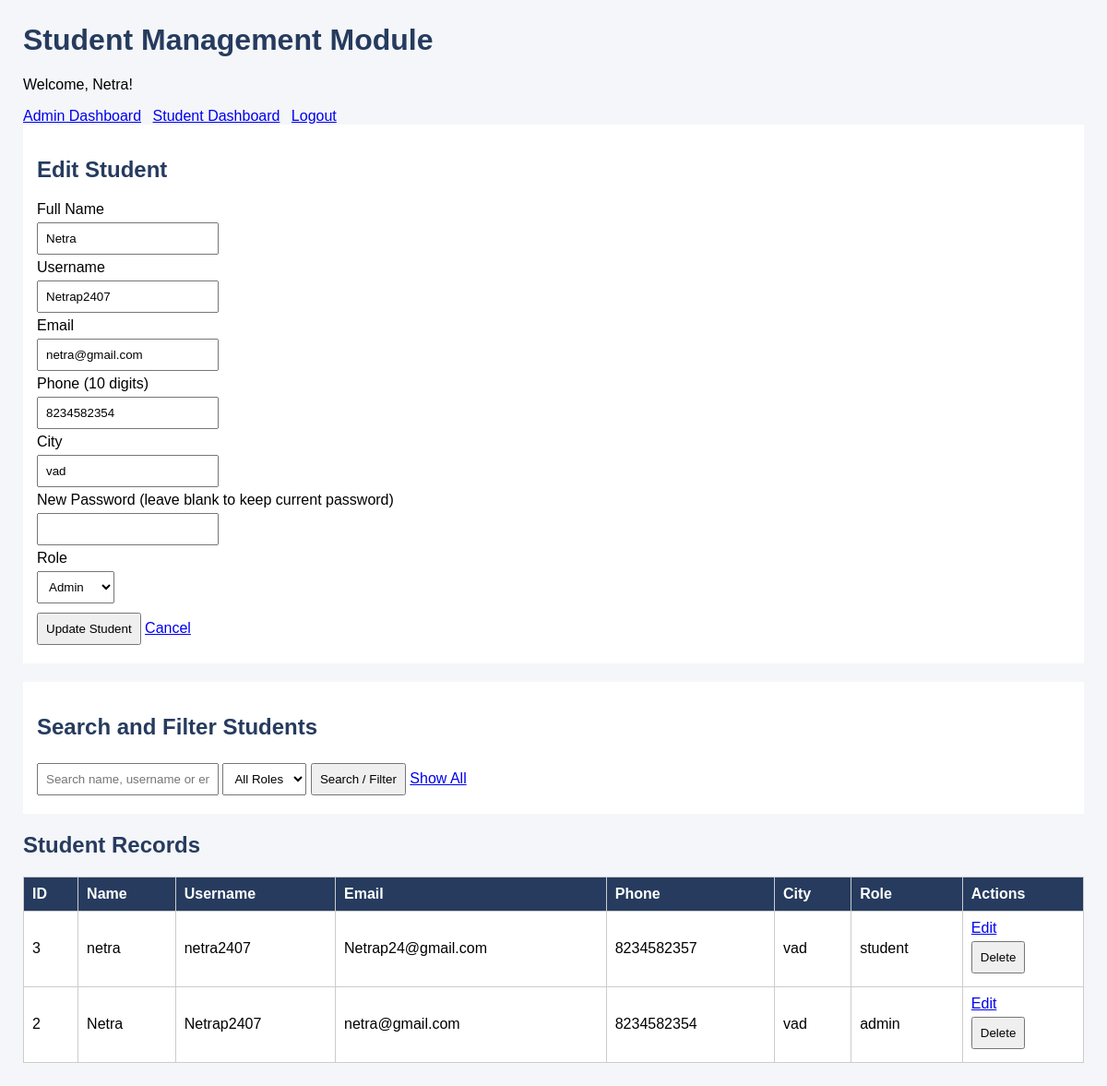
Page /students.php?edit=2 (signed in) on the committed database.
### tables this page shows
CREATE TABLE `students` (
  `student_id` int(11) NOT NULL,
  `name` varchar(100) NOT NULL,
  `username` varchar(50) NOT NULL,
  `email` varchar(100) NOT NULL,
  `password` varchar(255) NOT NULL,
  `phone` varchar(15) DEFAULT NULL,
  `city` varchar(50) DEFAULT NULL,
  `role` varchar(20) NOT NULL DEFAULT 'student'
);

### students.php (the view, shortened to what this page needs)
<?php
include "db.php";
function e($value) {
    return htmlspecialchars((string)$value, ENT_QUOTES, "UTF-8");
}
$editStudent = null;
if (isset($_GET["edit"])) {
    $id = (int)$_GET["edit"];
    $stmt = mysqli_prepare($conn,
        "SELECT student_id, name, username, email, phone, city, role
         FROM students WHERE student_id = ?");
    mysqli_stmt_bind_param($stmt, "i", $id);
    mysqli_stmt_execute($stmt);
    $result = mysqli_stmt_get_result($stmt);
    $editStudent = mysqli_fetch_assoc($result);
}
$search = trim($_GET["search"] ?? "");
$sql = "SELECT student_id, name, username, email, phone, city, role FROM students";
$sql .= " ORDER BY student_id DESC";
$stmt = mysqli_prepare($conn, $sql);
mysqli_stmt_execute($stmt);
$students = mysqli_stmt_get_result($stmt);
?>
<!DOCTYPE html>
<html>
<head>
</head>
<body>
<h1>Student Management Module</h1>
<p>Welcome, <?php echo e($_SESSION["name"] ?? "Admin"); ?>!</p>
<a href="admin.php">Admin Dashboard</a>
<a href="dashboard.php">Student Dashboard</a>
<a href="logout.php">Logout</a>
<div class="form-box">
    <h2><?php echo $editStudent ? "Edit Student" : "Add Student"; ?></h2>
    <form method="POST" action="students.php">
        <label>Full Name</label><br>
        <input type="text" name="name" required
            value="<?php echo e($editStudent["name"] ?? ""); ?>"><br>
        <label>Username</label><br>
        <input type="text" name="username" required
            value="<?php echo e($editStudent["username"] ?? ""); ?>"><br>
        <label>Email</label><br>
        <input type="email" name="email" required
            value="<?php echo e($editStudent["email"] ?? ""); ?>"><br>
        <label>Phone (10 digits)</label><br>
        <input type="text" name="phone" required
            value="<?php echo e($editStudent["phone"] ?? ""); ?>"><br>
        <label>City</label><br>
        <input type="text" name="city" required
            value="<?php echo e($editStudent["city"] ?? ""); ?>"><br>
        <label>
            <?php echo $editStudent ? "New Password (leave blank to keep current password)" : "Password"; ?>
        </label><br>
        <input type="password" name="password"
            <?php echo $editStudent ? "" : "required"; ?>><br>
        <label>Role</label><br>
        <select name="role" required>
            <option value="admin"
                <?php echo (($editStudent["role"] ?? "") == "admin") ? "selected" : ""; ?>>
                Admin
            </option>
        </select><br>
        <button type="submit">
            <?php echo $editStudent ? "Update Student" : "Add Student"; ?>
        </button>
        <?php if ($editStudent): ?>
            <a href="students.php">Cancel</a>
        <?php endif; ?>
    </form>
</div>
<div class="form-box">
    <h2>Search and Filter Students</h2>
    <form method="GET" action="students.php">
        <input type="text" name="search"
            placeholder="Search name, username or email"
            value="<?php echo e($search); ?>">
        <select name="role">
            <option value="">All Roles</option>
        </select>
        <button type="submit">Search / Filter</button>
        <a href="students.php">Show All</a>
    </form>
</div>
<h2>Student Records</h2>
<table>
    <tr>
        <th>ID</th>
        <th>Name</th>
        <th>Username</th>
        <th>Email</th>
        <th>Phone</th>
        <th>City</th>
        <th>Role</th>
        <th>Actions</th>
    </tr>
    <?php if (mysqli_num_rows($students) > 0): ?>
        <?php while ($row = mysqli_fetch_assoc($students)): ?>
            <tr>
                <td><?php echo e($row["student_id"]); ?></td>
                <td><?php echo e($row["name"]); ?></td>
                <td><?php echo e($row["username"]); ?></td>
                <td><?php echo e($row["email"]); ?></td>
                <td><?php echo e($row["phone"]); ?></td>
                <td><?php echo e($row["city"]); ?></td>
                <td><?php echo e($row["role"]); ?></td>
                <td>
                    <a href="students.php?edit=<?php echo e($row["student_id"]); ?>">
                        Edit
                    </a>
                    <form method="POST" action="students.php"
                        onsubmit="return confirm('Delete this student?');">
                        <button type="submit">Delete</button>
                    </form>
                </td>
            </tr>
        <?php endwhile; ?>
    <?php else: ?>
        <tr>
            <td colspan="8">No student records found.</td>
        </tr>
    <?php endif; ?>
</table>
</body>
</html>

### students.php (style rules this page uses)
body { font-family: Arial, sans-serif; margin: 25px; background: #f4f6f9; }
h1, h2 { color: #263b5e; }
input, select, button { padding: 8px; margin: 5px 0; }
input, select { max-width: 100%; }
button { cursor: pointer; }
table { width: 100%; border-collapse: collapse; background: white; margin-top: 15px; }
th, td { border: 1px solid #ccc; padding: 9px; text-align: left; }
th { background: #263b5e; color: white; }
.form-box { background: white; padding: 15px; margin-bottom: 20px; }
a { margin-right: 8px; }

### rows in the picture
students: name "Netra", username "Netrap2407", email "netra@gmail.com", phone "8234582354", city "vad", role "Admin", student_id "2", role "admin"
students: student_id "3", name "netra", username "netra2407", email "Netrap24@gmail.com", phone "8234582357", city "vad", role "student"

### other values in the picture
$_SESSION["name"] "Netra"
